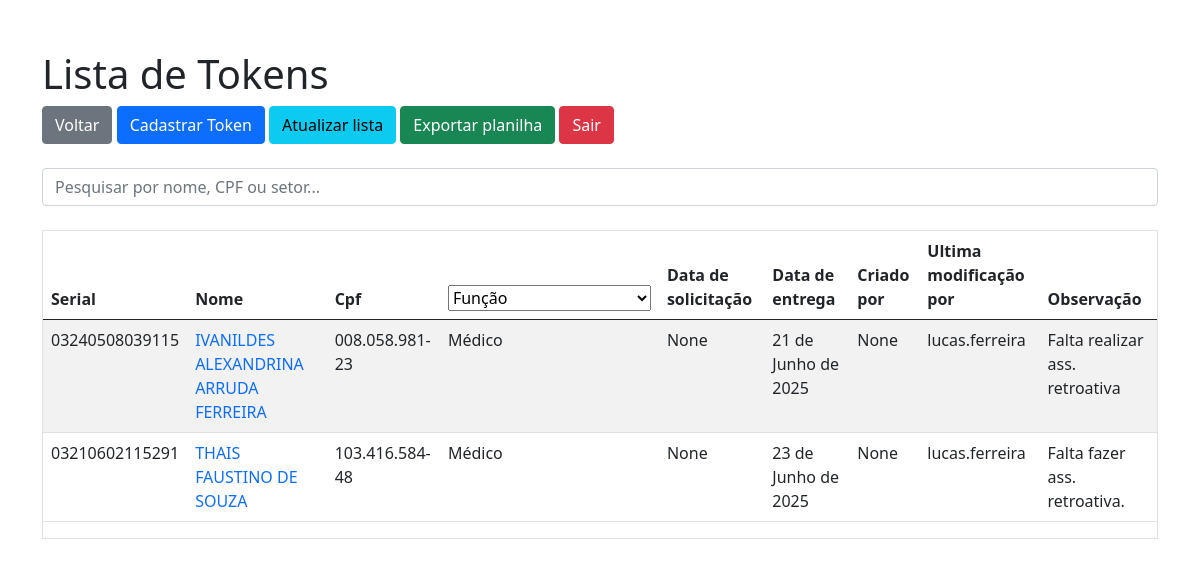
The page /lista_tokens/Médico/ (signed in) on the database its author committed.
### tokens_app/models.py (models this page shows)
class Token(models.Model):
    nome_responsavel = models.CharField(max_length=125, null=False, blank=False)
    cpf_responsavel = models.CharField(max_length=14, null=True, blank=True)
    funcao_responsavel = models.CharField(max_length=125, choices=FUNCOES, null=True, blank=True)
    serial = models.CharField(max_length=14, null=True, blank=True)
    data_solicitacao = models.DateField(null=True, blank=True, default=None)
    data_entrega = models.DateField(blank=True, null=True)
    data_modificacao = models.DateField(auto_now=True)
    observacao = models.TextField(null=True, blank=True)
    criador = models.CharField(max_length=125, null=True, blank=True)
    modificador = models.CharField(max_length=125, null=True, blank=True)
    token_entregue = models.BooleanField(default=False)
    token_ativo = models.BooleanField(default=True)
    def __str__(self):
        return f"{self.nome_responsavel}"

### tokens_app/views.py (the view)
# urls.py: path("lista_tokens/<str:funcao>/", views.lista_tokens_funcao, name="lista_tokens_funcao"),
def lista_tokens_funcao(request, funcao):
    if not request.user.is_authenticated:
        return redirect('login')
    else:
        logger.info(f"User {request.user.username} Acessou a lista de tokens da função {funcao}. {time.strftime('%Y-%m-%d %H:%M:%S')}")
        tokens = Token.objects.filter(funcao_responsavel=funcao).order_by('nome_responsavel')
        if not tokens:
            return HttpResponse("Nenhum token encontrado para esta função.")
        return render(request, 'lista_tokens.html', {'tokens': tokens, "usuario": request.user, "funcoes": funcoes, "data_entregas": data_entregas, "assistentes": assistentes})

### tokens_app/templates/lista_tokens.html (shortened to what this page needs)
{% extends "base.html" %}
{% block content %}
<div class="container">
    <div class="head">
        <div class="head_left">
            <h1>Lista de Tokens</h1>
            <a href="{% url 'home' %}" class="btn btn-secondary">Voltar</a>
            <a href="{% url 'novo_token' %}" class="btn btn-primary">Cadastrar Token</a>
            <a href="{% url 'lista_tokens' %}" name="recarregar_lista" class="btn btn-info">Atualizar lista</a>
            <a href="{% url 'exportar_planilha' %}" name="exportar_planilha" class="btn btn-success">Exportar planilha</a>
            <a href="{% url 'logout' %}" name="logout" class="btn btn-danger">Sair</a>
        </div>
        <br>
        <input type="text" id='searchInput' placeholder='Pesquisar por nome, CPF ou setor...' class="form-control">
        <br>
        <div style="max-height: 70vh; overflow-y: auto; border: 1px solid #dee2e6;">
            <table class="table table-striped">
                <thead>
                    <tr>
                        <th>Serial</th>
                        <th>Nome</th>
                        <th>Cpf</th>
                        <th>
                            <select name="select_funcao" id="select_funcao" onchange="window.location.href='/lista_tokens/' + this.value">
                                <option>Função</option>
                            </select>
                        </th>
                        <th>Data de solicitação</th>
                        <th>Data de entrega</th>
                        <th>Criado por</th>
                        <th>Ultima modificação por</th>
                        <th>Observação</th>
                    </tr>
                </thead>
                <tbody>
                    {% for token in tokens %}
                        {% if token.token_ativo %}
                            <tr>
                                <td>{{ token.serial }}</td>
                                <td><a href="{% url 'atualizar_token' token.id %}" style="text-decoration: none;">{{ token }}</a></td>
                                <td id="cpf">{{ token.cpf_responsavel }}</td>
                                <td>{{ token.funcao_responsavel }}</td>
                                <td>{{ token.data_solicitacao }}</td>
                                <td>{{ token.data_entrega }}</td>
                                <td>{{ token.criador}} </td>
                                <td> {{token.modificador}} </td>
                                {% if token.observacao != "" %}
                                {% if token.observacao|length > 30 %}
                                <td>Entre na edição para ver a observação.</td>
                                {% else %}
                                <td>{{token.observacao}}</td>
                                {% endif %}
                                {% else %}
                                <td><b>Nenhuma observação</b></td>
                                {% endif %}
                            </tr>
                        {% endif %}
                    {% endfor %}
                </tbody>
            </table>
        </div>
    </div>
    {% endblock %}

### rows shown on the page
Token: serial "03240508039115", nome_responsavel "IVANILDES ALEXANDRINA ARRUDA FERREIRA", cpf_responsavel "008.058.981-23", funcao_responsavel "Médico", data_solicitacao "None", data_entrega "21 de Junho de 2025", criador "None", modificador "lucas.ferreira", observacao "Falta realizar ass. retroativa"
Token: serial "03210602115291", nome_responsavel "THAIS FAUSTINO DE SOUZA", cpf_responsavel "103.416.584-48", funcao_responsavel "Médico", data_solicitacao "None", data_entrega "23 de Junho de 2025", criador "None", modificador "lucas.ferreira", observacao "Falta fazer ass. retroativa."
